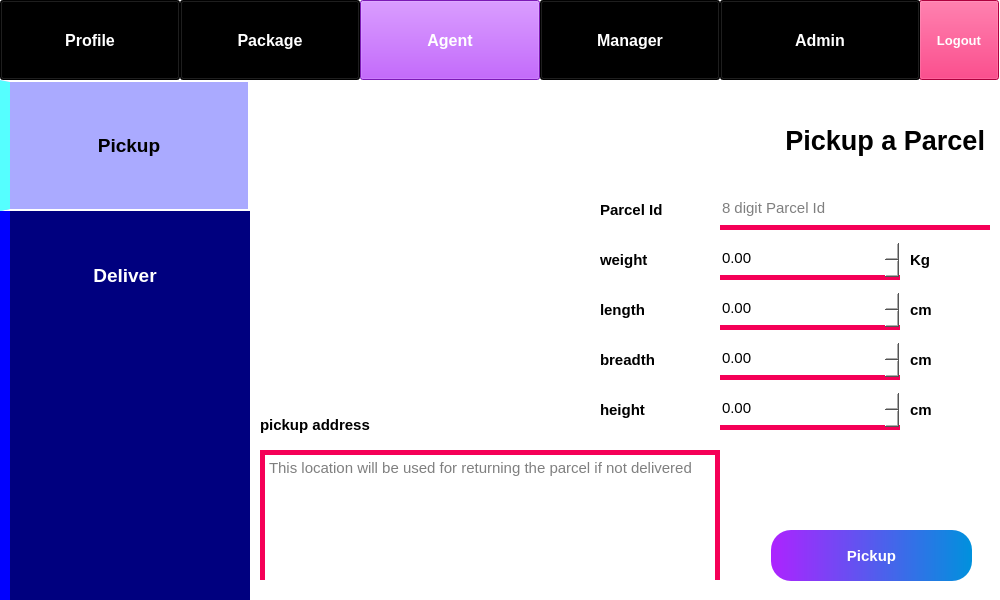
<?xml version="1.0" encoding="UTF-8"?>
<ui version="4.0">
 <class>Form</class>
 <widget class="QWidget" name="Form">
  <property name="geometry">
   <rect>
    <x>0</x>
    <y>0</y>
    <width>1000</width>
    <height>600</height>
   </rect>
  </property>
  <property name="minimumSize">
   <size>
    <width>1000</width>
    <height>600</height>
   </size>
  </property>
  <property name="windowTitle">
   <string>PMS - Pickup</string>
  </property>
  <property name="styleSheet">
   <string notr="true">background-color: rgb(255, 255, 255);</string>
  </property>
  <widget class="QLabel" name="label_5">
   <property name="geometry">
    <rect>
     <x>250</x>
     <y>80</y>
     <width>341</width>
     <height>311</height>
    </rect>
   </property>
   <property name="text">
    <string/>
   </property>
   <property name="pixmap">
    <pixmap>../images/agent pickup.png</pixmap>
   </property>
   <property name="scaledContents">
    <bool>true</bool>
   </property>
  </widget>
  <widget class="QLabel" name="label_9">
   <property name="geometry">
    <rect>
     <x>910</x>
     <y>240</y>
     <width>50</width>
     <height>40</height>
    </rect>
   </property>
   <property name="font">
    <font>
     <pointsize>11</pointsize>
     <weight>75</weight>
     <bold>true</bold>
    </font>
   </property>
   <property name="text">
    <string>Kg</string>
   </property>
  </widget>
  <widget class="QPushButton" name="pushButton_3">
   <property name="geometry">
    <rect>
     <x>360</x>
     <y>0</y>
     <width>180</width>
     <height>80</height>
    </rect>
   </property>
   <property name="font">
    <font>
     <pointsize>12</pointsize>
     <weight>75</weight>
     <bold>true</bold>
    </font>
   </property>
   <property name="styleSheet">
    <string notr="true">background-color: rgb(173, 35, 255);
color: rgb(255, 255, 255);</string>
   </property>
   <property name="text">
    <string>Agent</string>
   </property>
  </widget>
  <widget class="QDoubleSpinBox" name="doubleSpinBox_4">
   <property name="geometry">
    <rect>
     <x>720</x>
     <y>390</y>
     <width>180</width>
     <height>40</height>
    </rect>
   </property>
   <property name="font">
    <font>
     <pointsize>11</pointsize>
    </font>
   </property>
   <property name="styleSheet">
    <string notr="true">border: none;
border-bottom: 5px solid rgb(245, 0, 87);</string>
   </property>
   <property name="maximum">
    <double>10000.000000000000000</double>
   </property>
  </widget>
  <widget class="QLabel" name="label_12">
   <property name="geometry">
    <rect>
     <x>910</x>
     <y>390</y>
     <width>50</width>
     <height>40</height>
    </rect>
   </property>
   <property name="font">
    <font>
     <pointsize>11</pointsize>
     <weight>75</weight>
     <bold>true</bold>
    </font>
   </property>
   <property name="text">
    <string>cm</string>
   </property>
  </widget>
  <widget class="QPushButton" name="pushButton_7">
   <property name="geometry">
    <rect>
     <x>919</x>
     <y>0</y>
     <width>80</width>
     <height>80</height>
    </rect>
   </property>
   <property name="font">
    <font>
     <pointsize>10</pointsize>
     <weight>75</weight>
     <bold>true</bold>
    </font>
   </property>
   <property name="styleSheet">
    <string notr="true">background-color: rgb(245, 0, 87);
color: rgb(255, 255, 255);</string>
   </property>
   <property name="text">
    <string>Logout</string>
   </property>
  </widget>
  <widget class="QLabel" name="label_8">
   <property name="geometry">
    <rect>
     <x>260</x>
     <y>410</y>
     <width>181</width>
     <height>30</height>
    </rect>
   </property>
   <property name="font">
    <font>
     <pointsize>11</pointsize>
     <weight>75</weight>
     <bold>true</bold>
    </font>
   </property>
   <property name="text">
    <string>pickup address</string>
   </property>
  </widget>
  <widget class="QLabel" name="label_7">
   <property name="geometry">
    <rect>
     <x>600</x>
     <y>390</y>
     <width>101</width>
     <height>40</height>
    </rect>
   </property>
   <property name="font">
    <font>
     <pointsize>11</pointsize>
     <weight>75</weight>
     <bold>true</bold>
    </font>
   </property>
   <property name="text">
    <string>height</string>
   </property>
  </widget>
  <widget class="QLabel" name="label_4">
   <property name="geometry">
    <rect>
     <x>600</x>
     <y>290</y>
     <width>101</width>
     <height>40</height>
    </rect>
   </property>
   <property name="font">
    <font>
     <pointsize>11</pointsize>
     <weight>75</weight>
     <bold>true</bold>
    </font>
   </property>
   <property name="text">
    <string>length</string>
   </property>
  </widget>
  <widget class="QLabel" name="label_6">
   <property name="geometry">
    <rect>
     <x>600</x>
     <y>340</y>
     <width>101</width>
     <height>40</height>
    </rect>
   </property>
   <property name="font">
    <font>
     <pointsize>11</pointsize>
     <weight>75</weight>
     <bold>true</bold>
    </font>
   </property>
   <property name="text">
    <string>breadth</string>
   </property>
  </widget>
  <widget class="QLabel" name="label">
   <property name="geometry">
    <rect>
     <x>0</x>
     <y>80</y>
     <width>250</width>
     <height>520</height>
    </rect>
   </property>
   <property name="styleSheet">
    <string notr="true">background-color: rgb(0, 0, 127);
border-left: 10px solid rgb(0, 0, 255);</string>
   </property>
   <property name="text">
    <string/>
   </property>
  </widget>
  <widget class="QPushButton" name="pushButton">
   <property name="geometry">
    <rect>
     <x>0</x>
     <y>0</y>
     <width>180</width>
     <height>80</height>
    </rect>
   </property>
   <property name="font">
    <font>
     <pointsize>12</pointsize>
     <weight>75</weight>
     <bold>true</bold>
    </font>
   </property>
   <property name="styleSheet">
    <string notr="true">background-color: rgb(0, 0, 0);
color: rgb(255, 255, 255);</string>
   </property>
   <property name="text">
    <string>Profile</string>
   </property>
  </widget>
  <widget class="QPushButton" name="pushButton_5">
   <property name="geometry">
    <rect>
     <x>720</x>
     <y>0</y>
     <width>200</width>
     <height>80</height>
    </rect>
   </property>
   <property name="font">
    <font>
     <pointsize>12</pointsize>
     <weight>75</weight>
     <bold>true</bold>
    </font>
   </property>
   <property name="styleSheet">
    <string notr="true">background-color: rgb(0, 0, 0);
color: rgb(255, 255, 255);</string>
   </property>
   <property name="text">
    <string>Admin</string>
   </property>
  </widget>
  <widget class="QLabel" name="label_10">
   <property name="geometry">
    <rect>
     <x>910</x>
     <y>290</y>
     <width>50</width>
     <height>40</height>
    </rect>
   </property>
   <property name="font">
    <font>
     <pointsize>11</pointsize>
     <weight>75</weight>
     <bold>true</bold>
    </font>
   </property>
   <property name="text">
    <string>cm</string>
   </property>
  </widget>
  <widget class="QPushButton" name="pushButton_6">
   <property name="geometry">
    <rect>
     <x>771</x>
     <y>530</y>
     <width>201</width>
     <height>51</height>
    </rect>
   </property>
   <property name="font">
    <font>
     <pointsize>11</pointsize>
     <weight>75</weight>
     <bold>true</bold>
    </font>
   </property>
   <property name="styleSheet">
    <string notr="true">background-color: qlineargradient(spread:pad, x1:0, y1:0, x2:1, y2:0, stop:0 rgba(173, 35, 255, 255), stop:1 rgba(0, 145, 221, 255));
color: rgb(255, 255, 255);
border-radius: 20px;</string>
   </property>
   <property name="text">
    <string>Pickup</string>
   </property>
  </widget>
  <widget class="QPushButton" name="pushButton_4">
   <property name="geometry">
    <rect>
     <x>540</x>
     <y>0</y>
     <width>180</width>
     <height>80</height>
    </rect>
   </property>
   <property name="font">
    <font>
     <pointsize>12</pointsize>
     <weight>75</weight>
     <bold>true</bold>
    </font>
   </property>
   <property name="styleSheet">
    <string notr="true">background-color: rgb(0, 0, 0);
color: rgb(255, 255, 255);</string>
   </property>
   <property name="text">
    <string>Manager</string>
   </property>
  </widget>
  <widget class="QLineEdit" name="lineEdit">
   <property name="geometry">
    <rect>
     <x>720</x>
     <y>190</y>
     <width>270</width>
     <height>40</height>
    </rect>
   </property>
   <property name="font">
    <font>
     <pointsize>11</pointsize>
    </font>
   </property>
   <property name="styleSheet">
    <string notr="true">border: none;
border-bottom: 5px solid rgb(245, 0, 87);</string>
   </property>
   <property name="placeholderText">
    <string>8 digit Parcel Id</string>
   </property>
  </widget>
  <widget class="QLabel" name="label_3">
   <property name="geometry">
    <rect>
     <x>600</x>
     <y>240</y>
     <width>101</width>
     <height>40</height>
    </rect>
   </property>
   <property name="font">
    <font>
     <pointsize>11</pointsize>
     <weight>75</weight>
     <bold>true</bold>
    </font>
   </property>
   <property name="text">
    <string>weight</string>
   </property>
  </widget>
  <widget class="QPushButton" name="pushButton_8">
   <property name="geometry">
    <rect>
     <x>0</x>
     <y>80</y>
     <width>250</width>
     <height>131</height>
    </rect>
   </property>
   <property name="font">
    <font>
     <pointsize>14</pointsize>
     <weight>75</weight>
     <bold>true</bold>
    </font>
   </property>
   <property name="styleSheet">
    <string notr="true">background-color: rgb(170, 170, 255);
color: rgb(0, 0, 0);
border: 2px solid white;
border-left: 10px solid rgb(85, 255, 255);</string>
   </property>
   <property name="text">
    <string>Pickup</string>
   </property>
   <property name="flat">
    <bool>true</bool>
   </property>
  </widget>
  <widget class="QLabel" name="label_13">
   <property name="geometry">
    <rect>
     <x>600</x>
     <y>190</y>
     <width>101</width>
     <height>40</height>
    </rect>
   </property>
   <property name="font">
    <font>
     <pointsize>11</pointsize>
     <weight>75</weight>
     <bold>true</bold>
    </font>
   </property>
   <property name="text">
    <string>Parcel Id</string>
   </property>
  </widget>
  <widget class="QTextEdit" name="textEdit">
   <property name="geometry">
    <rect>
     <x>260</x>
     <y>450</y>
     <width>460</width>
     <height>130</height>
    </rect>
   </property>
   <property name="font">
    <font>
     <family>MS Shell Dlg 2</family>
     <pointsize>11</pointsize>
     <weight>50</weight>
     <italic>false</italic>
     <bold>false</bold>
    </font>
   </property>
   <property name="styleSheet">
    <string notr="true">border: 5px solid rgb(245, 0, 87);
border-bottom: none;
font: 11pt &quot;MS Shell Dlg 2&quot;;</string>
   </property>
   <property name="placeholderText">
    <string>This location will be used for returning the parcel if not delivered</string>
   </property>
  </widget>
  <widget class="QLabel" name="label_2">
   <property name="geometry">
    <rect>
     <x>660</x>
     <y>100</y>
     <width>340</width>
     <height>81</height>
    </rect>
   </property>
   <property name="font">
    <font>
     <pointsize>20</pointsize>
     <weight>75</weight>
     <bold>true</bold>
    </font>
   </property>
   <property name="text">
    <string>Pickup a Parcel  </string>
   </property>
   <property name="alignment">
    <set>Qt::AlignRight|Qt::AlignTrailing|Qt::AlignVCenter</set>
   </property>
  </widget>
  <widget class="QPushButton" name="pushButton_2">
   <property name="geometry">
    <rect>
     <x>180</x>
     <y>0</y>
     <width>180</width>
     <height>80</height>
    </rect>
   </property>
   <property name="font">
    <font>
     <pointsize>12</pointsize>
     <weight>75</weight>
     <bold>true</bold>
    </font>
   </property>
   <property name="styleSheet">
    <string notr="true">background-color: rgb(0, 0, 0);
color: rgb(255, 255, 255);</string>
   </property>
   <property name="text">
    <string>Package</string>
   </property>
  </widget>
  <widget class="QDoubleSpinBox" name="doubleSpinBox_3">
   <property name="geometry">
    <rect>
     <x>720</x>
     <y>340</y>
     <width>180</width>
     <height>40</height>
    </rect>
   </property>
   <property name="font">
    <font>
     <pointsize>11</pointsize>
    </font>
   </property>
   <property name="styleSheet">
    <string notr="true">border: none;
border-bottom: 5px solid rgb(245, 0, 87);</string>
   </property>
   <property name="maximum">
    <double>10000.000000000000000</double>
   </property>
  </widget>
  <widget class="QDoubleSpinBox" name="doubleSpinBox_2">
   <property name="geometry">
    <rect>
     <x>720</x>
     <y>290</y>
     <width>180</width>
     <height>40</height>
    </rect>
   </property>
   <property name="font">
    <font>
     <pointsize>11</pointsize>
    </font>
   </property>
   <property name="styleSheet">
    <string notr="true">border: none;
border-bottom: 5px solid rgb(245, 0, 87);</string>
   </property>
   <property name="maximum">
    <double>10000.000000000000000</double>
   </property>
  </widget>
  <widget class="QLabel" name="label_11">
   <property name="geometry">
    <rect>
     <x>910</x>
     <y>340</y>
     <width>50</width>
     <height>40</height>
    </rect>
   </property>
   <property name="font">
    <font>
     <pointsize>11</pointsize>
     <weight>75</weight>
     <bold>true</bold>
    </font>
   </property>
   <property name="text">
    <string>cm</string>
   </property>
  </widget>
  <widget class="QPushButton" name="pushButton_9">
   <property name="geometry">
    <rect>
     <x>0</x>
     <y>210</y>
     <width>250</width>
     <height>131</height>
    </rect>
   </property>
   <property name="font">
    <font>
     <pointsize>14</pointsize>
     <weight>75</weight>
     <bold>true</bold>
    </font>
   </property>
   <property name="styleSheet">
    <string notr="true">background-color: rgb(0, 0, 127);
color: rgb(255, 255, 255);
border-left: 10px solid rgb(0, 0, 255);</string>
   </property>
   <property name="text">
    <string>Deliver</string>
   </property>
   <property name="flat">
    <bool>true</bool>
   </property>
  </widget>
  <widget class="QDoubleSpinBox" name="doubleSpinBox">
   <property name="geometry">
    <rect>
     <x>720</x>
     <y>240</y>
     <width>180</width>
     <height>40</height>
    </rect>
   </property>
   <property name="font">
    <font>
     <pointsize>11</pointsize>
    </font>
   </property>
   <property name="styleSheet">
    <string notr="true">border: none;
border-bottom: 5px solid rgb(245, 0, 87);</string>
   </property>
   <property name="maximum">
    <double>10000.000000000000000</double>
   </property>
   <property name="singleStep">
    <double>0.500000000000000</double>
   </property>
  </widget>
 </widget>
 <resources/>
 <connections/>
</ui>
